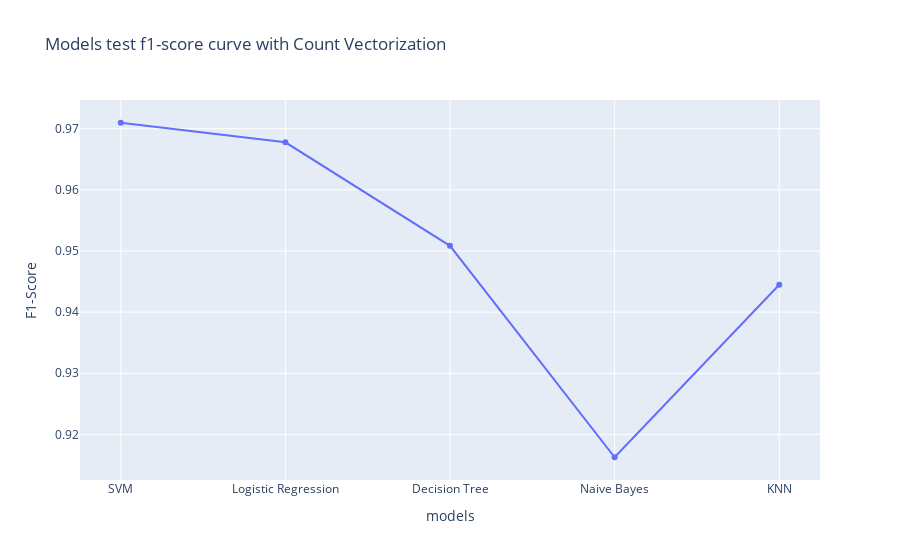

The notebook cell this image was saved under:
### Code cell
x_data_f1 = [svc_f1,lr_f1,dt_f1,nb_f1,knn_f1]
px.line(x=y_data,y=x_data_precision,title="Models test f1-score curve with Count Vectorization",labels={'x':'models','y':'F1-Score'},markers='o')

### Figure 1 — Plotly figure (JSON) as saved in the notebook; plotly's stock layout.template omitted (floating-point values rounded to 4 significant figures)
{"data": [{"hovertemplate": "models=%{x}<br>F1-Score=%{y}<extra></extra>", "legendgroup": "", "line": {"color": "#636efa", "dash": "solid"}, "marker": {"symbol": "circle"}, "mode": "lines+markers", "name": "", "orientation": "v", "showlegend": false, "type": "scatter", "x": ["SVM", "Logistic Regression", "Decision Tree", "Naive Bayes", "KNN"], "xaxis": "x", "y": [0.971, 0.9678, 0.9508, 0.9163, 0.9445], "yaxis": "y"}], "layout": {"legend": {"tracegroupgap": 0}, "title": {"text": "Models test f1-score curve with Count Vectorization"}, "xaxis": {"anchor": "y", "domain": [0, 1], "title": {"text": "models"}}, "yaxis": {"anchor": "x", "domain": [0, 1], "title": {"text": "F1-Score"}}}}
